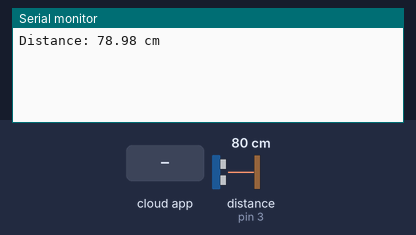
The sketch below on a simulated Arduino Uno, built with avr-gcc and run on an emulated ATmega328P. Shown: the last lines printed to the serial monitor. Wiring (inferred from the names in the program): ultrasonic range finder: trigger pin 2; echo pin 3. The inputs (shaded band) are chosen by the test bench; at power-on: distance to the obstacle (sensor on pin 3) 80 cm. The echo pulse lasts 58.3 µs per cm; WiFi joins after 1.5 s; servers stay silent unless stated.

Above: at 4.2 s.
4.3 s: the phone or cloud app sets ultrasonic to 0
6.7 s: distance to the obstacle (sensor on pin 3) set to 2 cm
At 7.9 s:
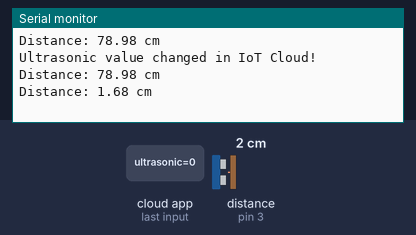
9.1 s: distance to the obstacle (sensor on pin 3) set to 250 cm
At 9.1 s:
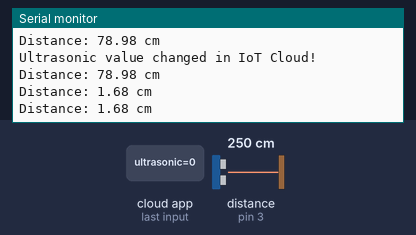
15.0 s: the phone or cloud app sets ultrasonic to 25
At 15.7 s:
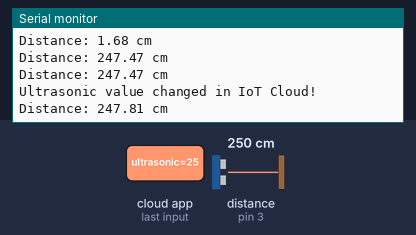
Timing chart, 0 to 18.0 s (numbered marks = the images above; inputs shaded):
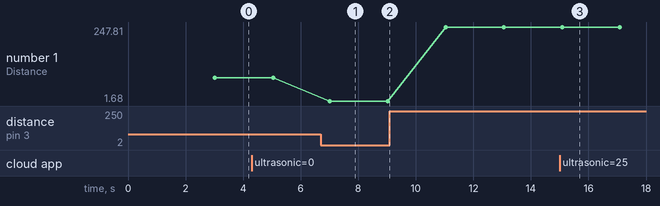

The sketch:

arduino.ino
```cpp
/*
  Ultrasonic Sensor (HC-SR04) with Arduino IoT Cloud
  This code sends distance readings from an HC-SR04 ultrasonic sensor to the IoT Cloud.
*/

#include "thingProperties.h"  // Includes IoT Cloud configuration

// Define pins for the ultrasonic sensor
#define TRIG_PIN 2
#define ECHO_PIN 3

void setup() {
  Serial.begin(9600);
  delay(1500);  // Wait for Serial Monitor to open

  // Initialize IoT Cloud properties
  initProperties();

  // Connect to Arduino IoT Cloud
  ArduinoCloud.begin(ArduinoIoTPreferredConnection);

  // Debugging mode for connection info
  setDebugMessageLevel(2);
  ArduinoCloud.printDebugInfo();

  // Set pin modes
  pinMode(TRIG_PIN, OUTPUT);
  pinMode(ECHO_PIN, INPUT);
}

void loop() {
  ArduinoCloud.update();  // Keep IoT Cloud connection alive

  float distance = getDistance();  // Get sensor reading

  if (distance != -1) {  // Only update if distance is valid
    ultrasonic = distance;
    Serial.print("Distance: ");
    Serial.print(ultrasonic);
    Serial.println(" cm");
  } else {
    Serial.println("Sensor error! No valid reading.");
  }

  delay(2000);
}

// Function to measure distance using HC-SR04
float getDistance() {
  // Send trigger pulse
  digitalWrite(TRIG_PIN, LOW);
  delayMicroseconds(2);
  digitalWrite(TRIG_PIN, HIGH);
  delayMicroseconds(10);
  digitalWrite(TRIG_PIN, LOW);

  // Read echo time with a timeout (30ms)
  long duration = pulseIn(ECHO_PIN, HIGH, 30000);

  // If no echo is received, return -1 (invalid reading)
  if (duration == 0) {
    Serial.println("No echo received! Check sensor connection.");
    return -1;
  }

  // Convert duration to distance (cm)
  float distance = duration * 0.034 / 2;
  return distance;
}

/*
  This function runs when the ultrasonic variable updates in the IoT Cloud
*/
void onUltrasonicChange() {
  Serial.println("Ultrasonic value changed in IoT Cloud!");
}
```

Measured:
- after the input at 6.7 s, the serial monitor: prints a new line after 0.32 s (image 1)
- after the input at 15.0 s, the serial monitor: prints a new line after 0.05 s (image 3)
- plotted number 1: 78.98 → 1.68 after the input at 6.7 s, 1.68 → 247.47 after the input at 9.1 s
